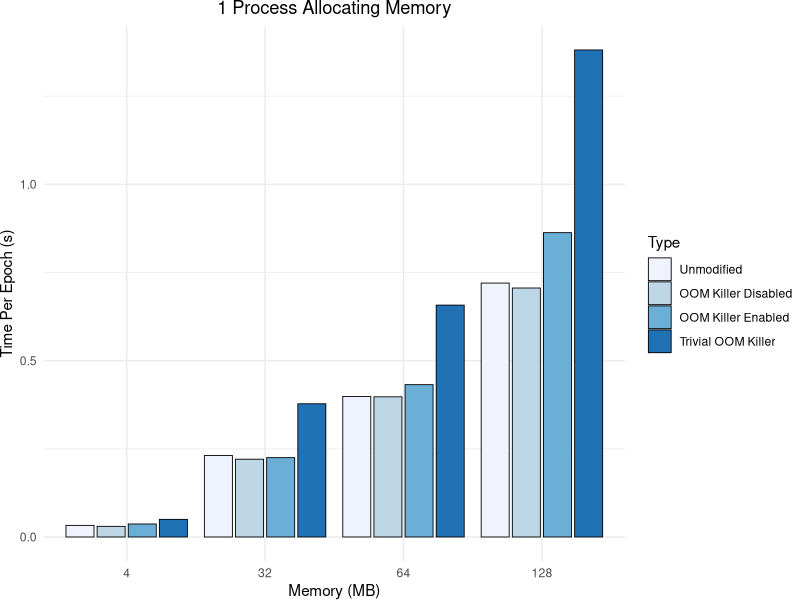
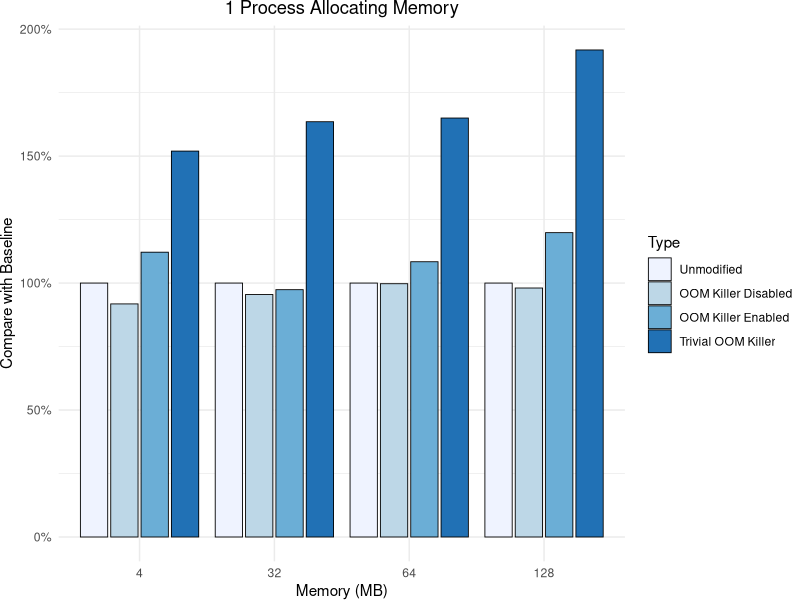
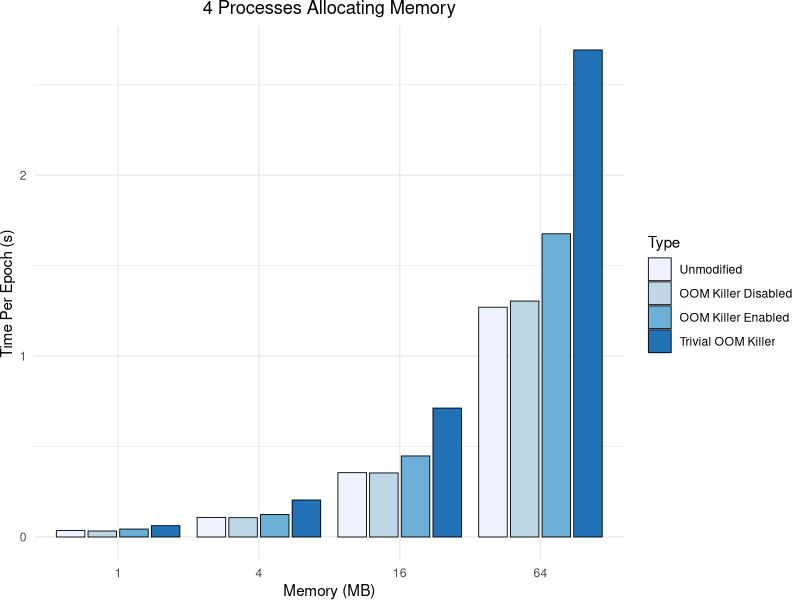
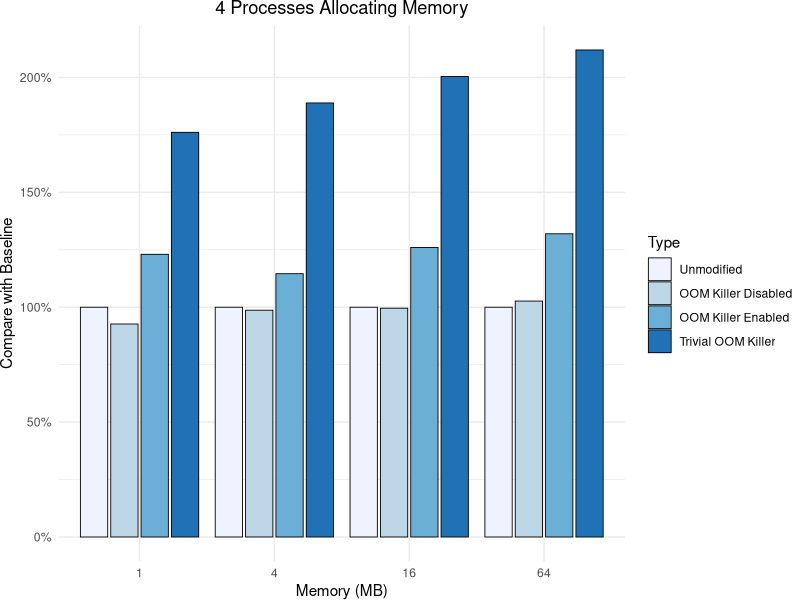
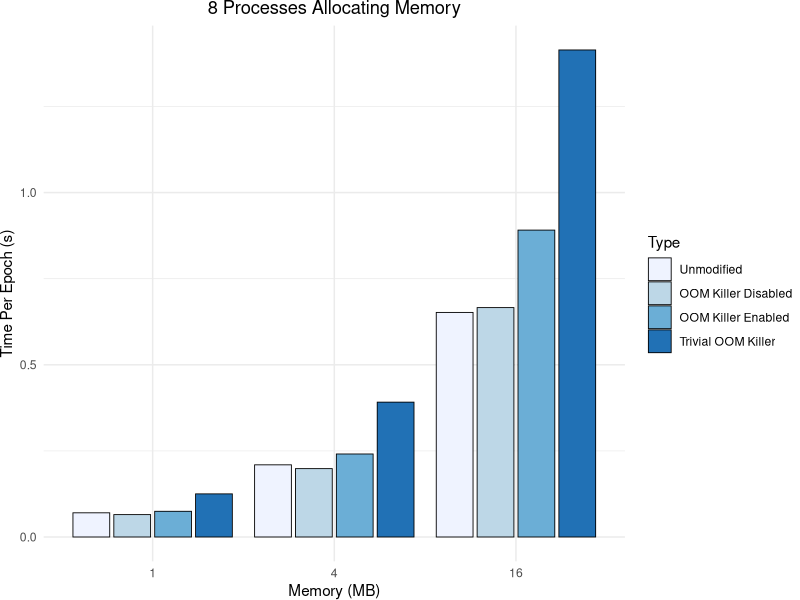
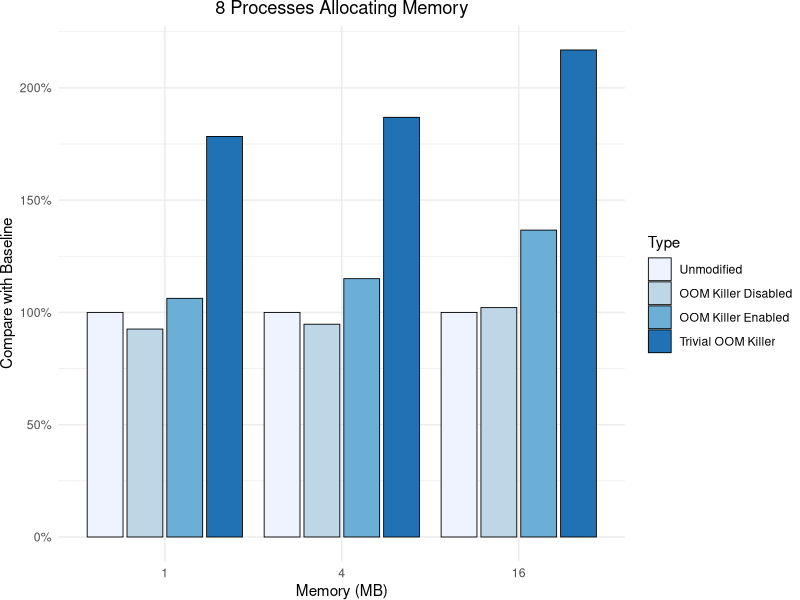
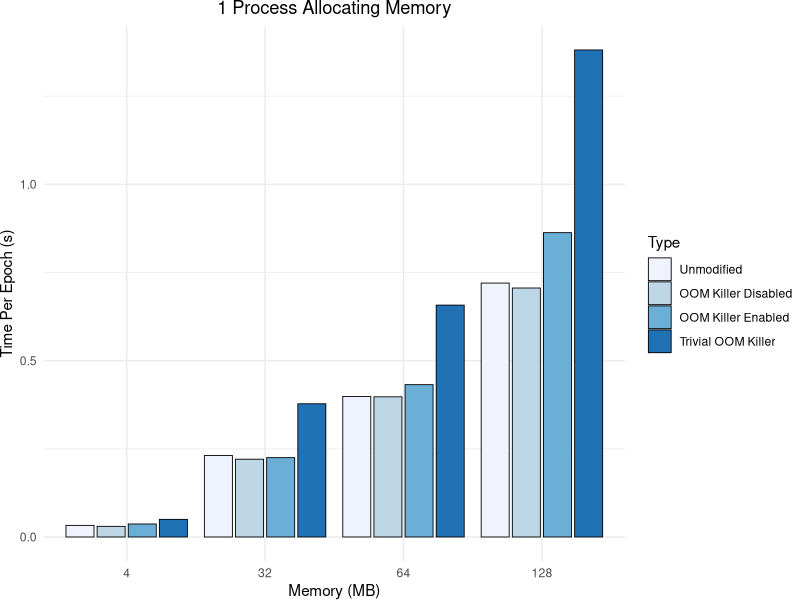
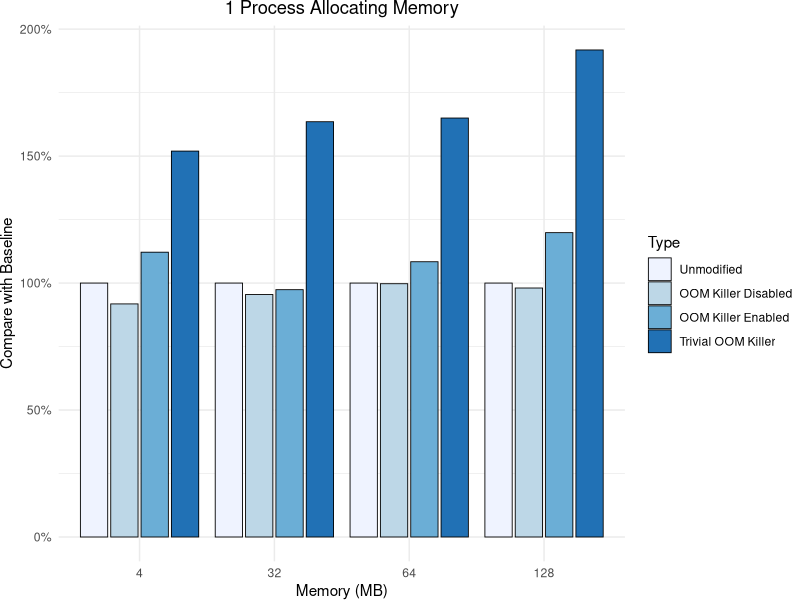

These charts were generated, in order, by the following R code:
## ---- chunk 1
knitr::opts_chunk$set(echo = TRUE)
## ---- chunk 2
library(ggplot2)
## ---- chunk 3
data = read.csv("result.csv")
data$TimePerEpoch = data$Time / data$Epoch
data$TimePerEpochPercent = data$TimePerEpoch / rep(data[data$Type=="Unmodified", ]$TimePerEpoch)
data$Type = factor(data$Type, levels=c("Unmodified", "OOM Killer Disabled", "OOM Killer Enabled", "Trivial OOM Killer"))
data$MemPerProc = as.factor(data$Memory / data$Process / 1024 / 1024)
data$Process = as.factor(data$Process)
data$Memory = as.factor(data$Memory / 1024 / 1024)
data
## ---- chunk 4
ggplot(data=data[data$TimeType=="All" & data$Process==1,], aes(x=Memory, y=TimePerEpoch, fill=Type)) + 
  geom_bar(stat="identity", color="black", size=0.3, position=position_dodge2()) +
  ggtitle("1 Process Allocating Memory") +
  labs(y = "Time Per Epoch (s)", x = "Memory (MB)") +
  theme_minimal() +
  theme(plot.margin = unit(c(0,0,0,0), "cm")) +
  theme(plot.title = element_text(hjust = 0.5)) +
  scale_fill_brewer(palette="Blues")
ggsave('result-proc-1.pdf', width=6, height=4)

ggplot(data=data[data$TimeType=="All" & data$Process==1,], aes(x=Memory, y=TimePerEpochPercent, fill=Type)) + 
  geom_bar(stat="identity", color="black", size=0.3, position=position_dodge2()) +
  ggtitle("1 Process Allocating Memory") +
  labs(y = "Compare with Baseline", x = "Memory (MB)") +
  scale_y_continuous(labels=scales::percent) +
  theme_minimal() +
  theme(plot.margin = unit(c(0,0,0,0), "cm")) +
  theme(plot.title = element_text(hjust = 0.5)) +
  scale_fill_brewer(palette="Blues")
ggsave('result-proc-1-percent.pdf', width=6, height=4)
## ---- chunk 5
ggplot(data=data[data$TimeType=="All" & data$Process==4,], aes(x=Memory, y=TimePerEpoch, fill=Type)) + 
  geom_bar(stat="identity", color="black", size=0.3, position=position_dodge2()) +
  ggtitle("4 Processes Allocating Memory") +
  labs(y = "Time Per Epoch (s)", x = "Memory (MB)") +
  theme_minimal() +
  theme(plot.margin = unit(c(0,0,0,0), "cm")) +
  theme(plot.title = element_text(hjust = 0.5)) +
  scale_fill_brewer(palette="Blues")
  # scale_color_brewer(palette="Dark2")
ggsave('result-proc-4.pdf', width=6, height=4)

ggplot(data=data[data$TimeType=="All" & data$Process==4,], aes(x=Memory, y=TimePerEpochPercent, fill=Type)) + 
  geom_bar(stat="identity", color="black", size=0.3, position=position_dodge2()) +
  ggtitle("4 Processes Allocating Memory") +
  labs(y = "Compare with Baseline", x = "Memory (MB)") +
  scale_y_continuous(labels=scales::percent) +
  theme_minimal() +
  theme(plot.margin = unit(c(0,0,0,0), "cm")) +
  theme(plot.title = element_text(hjust = 0.5)) +
  scale_fill_brewer(palette="Blues")
ggsave('result-proc-4-percent.pdf', width=6, height=4)
## ---- chunk 6
ggplot(data=data[data$TimeType=="All" & data$Process==8,], aes(x=Memory, y=TimePerEpoch, fill=Type)) + 
  geom_bar(stat="identity", color="black", size=0.3, position=position_dodge2()) +
  ggtitle("8 Processes Allocating Memory") +
  labs(y = "Time Per Epoch (s)", x = "Memory (MB)") +
  theme_minimal() +
  theme(plot.margin = unit(c(0,0,0,0), "cm")) +
  theme(plot.title = element_text(hjust = 0.5)) +
  scale_fill_brewer(palette="Blues")
  # scale_color_brewer(palette="Dark2")
ggsave('result-proc-8.pdf', width=6, height=4)

ggplot(data=data[data$TimeType=="All" & data$Process==8,], aes(x=Memory, y=TimePerEpochPercent, fill=Type)) + 
  geom_bar(stat="identity", color="black", size=0.3, position=position_dodge2()) +
  ggtitle("8 Processes Allocating Memory") +
  labs(y = "Compare with Baseline", x = "Memory (MB)") +
  scale_y_continuous(labels=scales::percent) +
  theme_minimal() +
  theme(plot.margin = unit(c(0,0,0,0), "cm")) +
  theme(plot.title = element_text(hjust = 0.5)) +
  scale_fill_brewer(palette="Blues")
ggsave('result-proc-8-percent.pdf', width=6, height=4)
